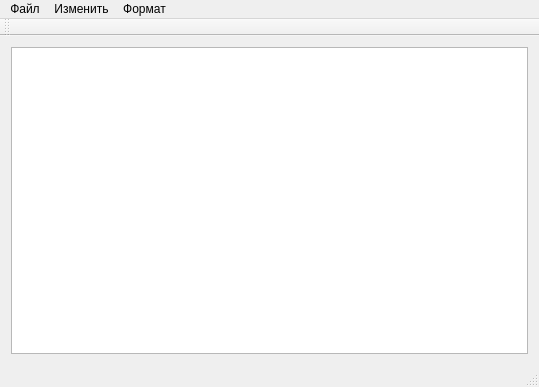
<?xml version="1.0" encoding="UTF-8"?>
<ui version="4.0">
 <class>MainWindow</class>
 <widget class="QMainWindow" name="MainWindow">
  <property name="geometry">
   <rect>
    <x>0</x>
    <y>0</y>
    <width>539</width>
    <height>387</height>
   </rect>
  </property>
  <property name="windowTitle">
   <string>MainWindow</string>
  </property>
  <widget class="QWidget" name="centralWidget">
   <layout class="QGridLayout" name="gridLayout">
    <item row="0" column="0">
     <widget class="QTextEdit" name="textEdit"/>
    </item>
   </layout>
  </widget>
  <widget class="QToolBar" name="mainToolBar">
   <attribute name="toolBarArea">
    <enum>TopToolBarArea</enum>
   </attribute>
   <attribute name="toolBarBreak">
    <bool>false</bool>
   </attribute>
  </widget>
  <widget class="QStatusBar" name="statusBar"/>
  <widget class="QMenuBar" name="menuBar">
   <property name="geometry">
    <rect>
     <x>0</x>
     <y>0</y>
     <width>539</width>
     <height>26</height>
    </rect>
   </property>
   <widget class="QMenu" name="menu_file">
    <property name="title">
     <string>Файл</string>
    </property>
    <addaction name="action_create"/>
    <addaction name="action_open"/>
    <addaction name="action_save"/>
    <addaction name="action_save_as"/>
   </widget>
   <widget class="QMenu" name="menu_change">
    <property name="title">
     <string>Изменить</string>
    </property>
    <addaction name="action_undo"/>
    <addaction name="action_redo"/>
    <addaction name="separator"/>
    <addaction name="action_cut"/>
    <addaction name="action_copy"/>
    <addaction name="action_paste"/>
    <addaction name="action_delete"/>
    <addaction name="separator"/>
    <addaction name="action_select_all"/>
   </widget>
   <widget class="QMenu" name="menu_format">
    <property name="title">
     <string>Формат</string>
    </property>
    <addaction name="action_font"/>
    <addaction name="action_colour"/>
   </widget>
   <addaction name="menu_file"/>
   <addaction name="menu_change"/>
   <addaction name="menu_format"/>
  </widget>
  <action name="action_create">
   <property name="text">
    <string>Создать</string>
   </property>
  </action>
  <action name="action_open">
   <property name="text">
    <string>Открыть</string>
   </property>
  </action>
  <action name="action_save">
   <property name="text">
    <string>Сохранить</string>
   </property>
  </action>
  <action name="action_save_as">
   <property name="text">
    <string>Сохранить как...</string>
   </property>
  </action>
  <action name="action_copy">
   <property name="text">
    <string>Копировать</string>
   </property>
  </action>
  <action name="action_cut">
   <property name="text">
    <string>Вырезать</string>
   </property>
  </action>
  <action name="action_paste">
   <property name="text">
    <string>Вставить</string>
   </property>
  </action>
  <action name="action_delete">
   <property name="text">
    <string>Удалить</string>
   </property>
  </action>
  <action name="action_font">
   <property name="text">
    <string>Шрифт...</string>
   </property>
  </action>
  <action name="action_colour">
   <property name="text">
    <string>Цвет...</string>
   </property>
  </action>
  <action name="action_undo">
   <property name="text">
    <string>Отменить</string>
   </property>
  </action>
  <action name="action_redo">
   <property name="text">
    <string>Вернуть</string>
   </property>
  </action>
  <action name="action_select_all">
   <property name="text">
    <string>Выделить все</string>
   </property>
  </action>
 </widget>
 <layoutdefault spacing="6" margin="11"/>
 <resources/>
 <connections/>
</ui>
